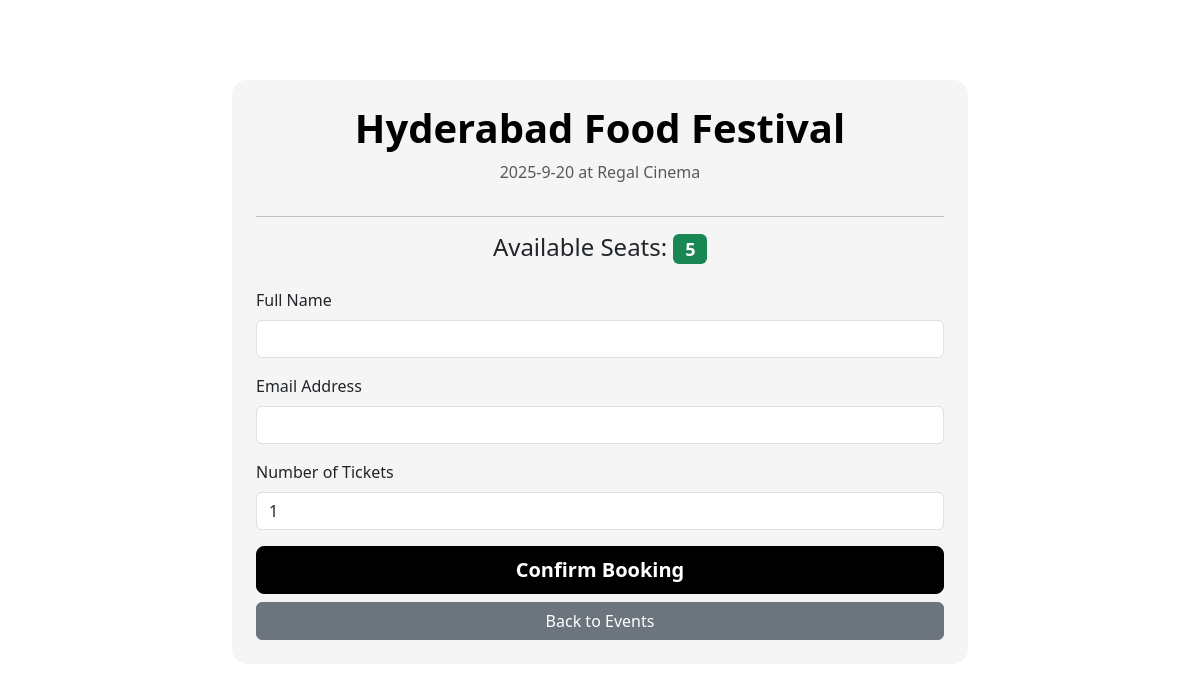
Screenshot of /event/4 with the database file from the repository.
### tables this page shows
CREATE TABLE events (
    id INTEGER PRIMARY KEY AUTOINCREMENT,
    name TEXT NOT NULL,
    date TEXT NOT NULL,
    location TEXT NOT NULL,
    total_seats INTEGER NOT NULL,
    booked_seats INTEGER NOT NULL DEFAULT 0,
    image_url TEXT
);

### app.py (the view)
@app.route('/event/<int:event_id>')
def event(event_id):
    db = get_db()
    cursor = db.cursor()
    cursor.execute("SELECT *, (total_seats - booked_seats) as available_seats FROM events WHERE id = ?", (event_id,))
    event_details = cursor.fetchone()
    if event_details is None or event_details['available_seats'] <= 0:
        return redirect(url_for('index'))
    return render_template('booking.html', event=event_details)

### app.py (called while the page is built)
def get_db():
    db = getattr(g, '_database', None)
    if db is None:
        db = g._database = sqlite3.connect(DATABASE)
        db.row_factory = sqlite3.Row
    return db

@app.teardown_appcontext
def close_connection(exception):
    db = getattr(g, '_database', None)
    if db is not None:
        db.close()

### templates/booking.html (shortened to what this page needs)
<!DOCTYPE html>
<html lang="en">
<head>
    <link href="https://cdn.jsdelivr.net/npm/bootstrap@5.3.2/dist/css/bootstrap.min.css" rel="stylesheet">
    <link rel="stylesheet" href="{{ url_for('static', filename='css/style.css') }}">
</head>
<body>
    <div class="container mt-5">
        <div class="row justify-content-center">
            <div class="col-lg-8 col-md-10">
                <div class="card event-card p-4">
                    <h1 class="card-title text-center">{{ event.name }}</h1>
                    <p class="text-center text-muted">{{ event.date }} at {{ event.location }}</p>
                    <hr>
                    <h4 class="text-center mb-4">Available Seats: <span class="badge bg-success">{{ event.available_seats }}</span></h4>
                    <form action="{{ url_for('book_ticket') }}" method="POST">
                        <div class="mb-3">
                            <label for="user_name" class="form-label">Full Name</label>
                            <input type="text" class="form-control" id="user_name" name="user_name" required>
                        </div>
                        <div class="mb-3">
                            <label for="user_email" class="form-label">Email Address</label>
                            <input type="email" class="form-control" id="user_email" name="user_email" required>
                        </div>
                        <div class="mb-3">
                            <label for="num_tickets" class="form-label">Number of Tickets</label>
                            <input type="number" class="form-control" id="num_tickets" name="num_tickets" min="1" max="{{ event.available_seats }}" value="1" required>
                        </div>
                        <div class="d-grid gap-2">
                            <button type="submit" class="btn btn-primary btn-lg">Confirm Booking</button>
                            <a href="{{ url_for('index') }}" class="btn btn-secondary">Back to Events</a>
                        </div>
                    </form>
                </div>
            </div>
        </div>
    </div>
</body>
</html>

### static/css/style.css (style rules this page uses)
body { background-image: url('/static/images/bg2.png.jpg'); background-size: cover; background-repeat: no-repeat; background-attachment: fixed; background-position: center center; font-family: 'Segoe UI', Tahoma, Geneva, Verdana, sans-serif; color: #fff; }
.container { padding-top: 2rem; padding-bottom: 2rem; }
.event-card { transition: transform 0.3s ease-in-out, box-shadow 0.3s ease-in-out; border: none; border-radius: 15px; overflow: hidden; background-color: whitesmoke; backdrop-filter: blur(5px); }
.card-title { color: black; font-weight: bold; }
.btn-primary { background-color: black; border-color: black; font-weight: bold; transition: background-color 0.2s; }

### rows the page displays
events: name "Hyderabad Food Festival", date "2025-9-20", location "Regal Cinema"

### other values shown
{{ event.available_seats }} "5"
